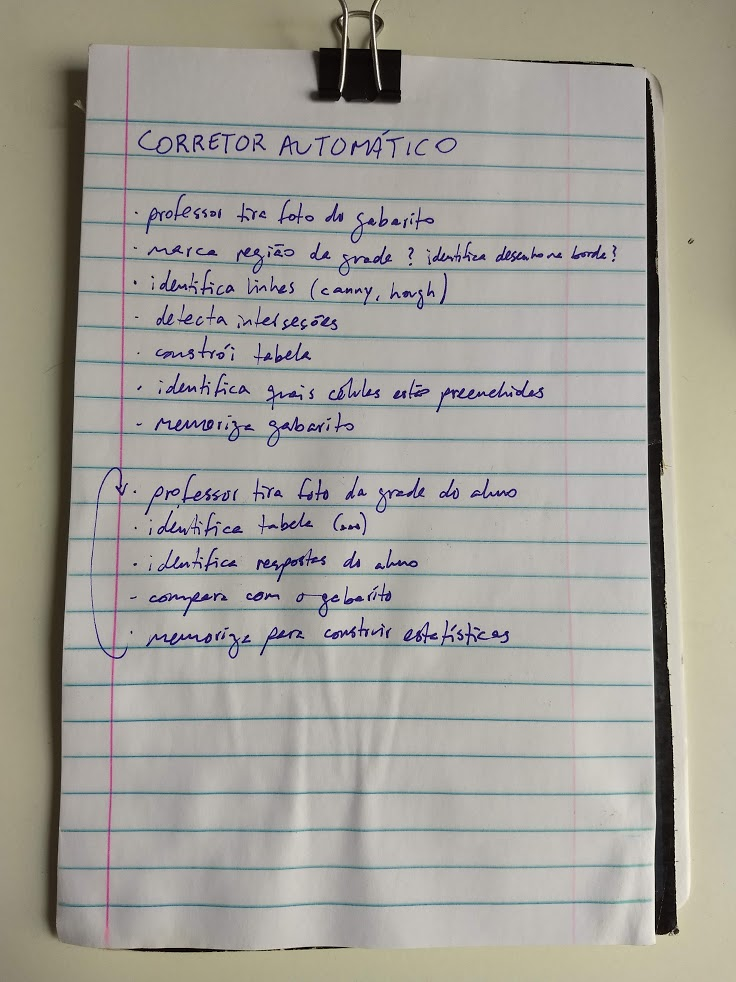
#> input picture imgs/teste.jpg, 736 x 982 px, given in place of teste.png, which was not available
$ python corretor_hough.py
#> lines starting #> are read from the running program, lines starting #| are printed output that depends on the picture; after the words box and inside, x2 and y2 are one past the last pixel; in counts of white or black regions, pixels touching at a corner belong together; pictures that were not available may be replaced by others from this repository, and a replacement may not be noted
import numpy as np
import cv2
import copy

def window_is_open(windowname):
	return True if cv2.getWindowProperty(windowname, cv2.WND_PROP_VISIBLE) >= 1 else False

def imshow(windowname, img, show=True):
	if show:
		cv2.namedWindow(windowname, flags=cv2.WINDOW_GUI_NORMAL)    # hides status, toolbar etc.
		cv2.resizeWindow(windowname, img.shape[1], img.shape[0])

		while window_is_open(windowname):
			cv2.imshow(windowname, img)
			if cv2.waitKey(20) == 27:
				break

		cv2.destroyAllWindows()

def clearLines(lines):
	newLines = []
	for line in lines:
		newLines.append(line[0])

	return newLines

''' GABARITO '''

gabOrig = cv2.imread('imgs/teste.png')
#> gabOrig is the input picture: shape (982, 736, 3); mean B, G, R 152.2, 159.6, 162
gabGrey = cv2.cvtColor(gabOrig, cv2.COLOR_BGR2GRAY)
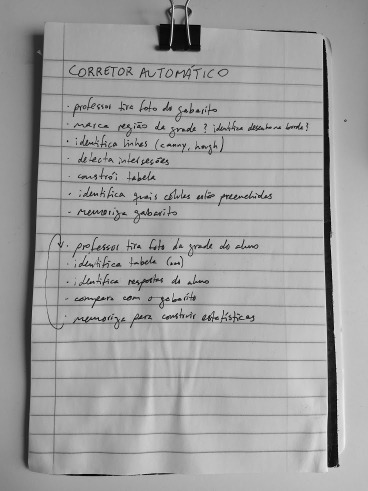
#> gabGrey: shape (982, 736) (shown at 1/2 size); min 0, max 254, mean 159.4
gabCanny = cv2.Canny(gabGrey, 100, 200)
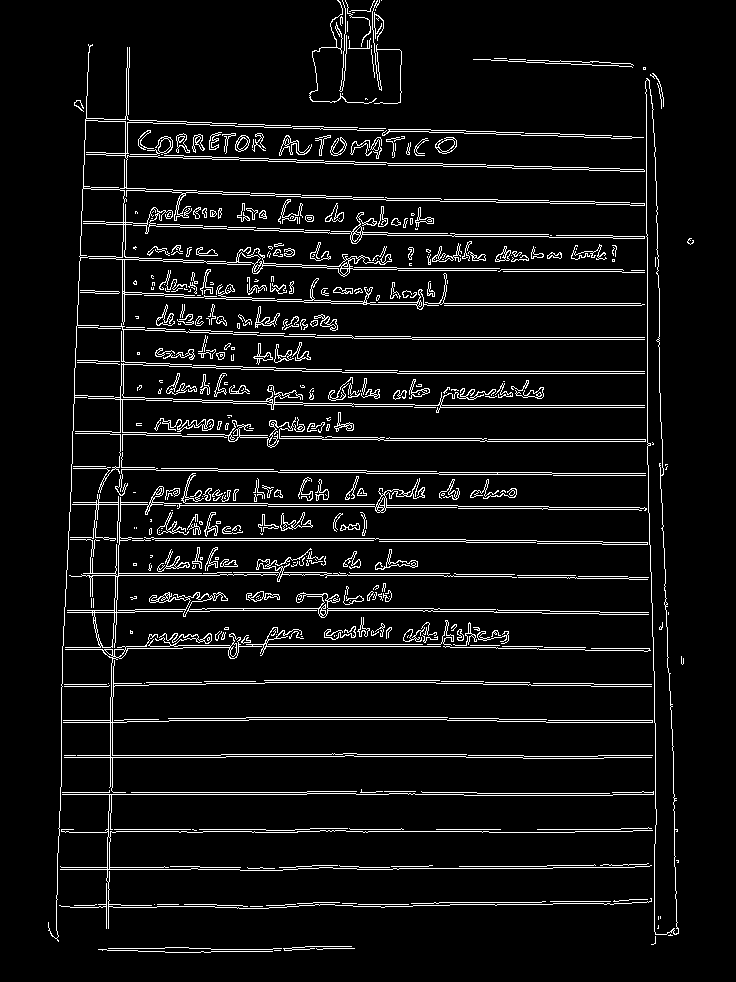
#> gabCanny: shape (982, 736); 6.5% white in thin lines or dots, all inside (x1, y1, x2, y2) = (48, 0, 694, 953)

imshow("canny", gabCanny)
#> (key Esc is pressed here)

lines = cv2.HoughLines(gabCanny, 1, np.pi/180, 150)
#> lines = 136 rows, first 8: [149, 1.61], [127, 0.0175], [829, 1.57], [794, 1.57], [831, 1.57], [129, 0.0175], [792, 1.57], [137, 0.0349]
lines = clearLines(lines)
#> the loop in clearLines, `for line in lines:` made 136 passes
#> after the loop in clearLines, `for line in lines:`: newLines = 136 pairs, first value -653 to 913, second value 0 to 3.12
#> lines has the same summary as newLines in clearLines

# lines[0] -> primeira linha
# lines[i][0] -> d
# lines[i][1] -> theta


horLines = []
verLines = []
for line in lines:
	if line[1] < np.pi/4 or line[1] > np.pi*3/4:
		verLines.append(line)
	else:
		horLines.append(line)
#> this loop made 136 passes
#> after the loop, horLines = 109 pairs, first value 115 to 913, second value 0.785 to 1.62; verLines = 27 pairs, first value -653 to 654, second value 0 to 3.12


# Mediana do angulo das linhas horizontais
angulos = []
for line in range(int(0.3*len(horLines))):
	angulos.append(horLines[line][1])
#> this loop made 32 passes
#> after the loop, angulos = 32 values, max 1.61 at index 0, min 1.55 at index 21, mean 1.58

angulos.sort()
mediana_hor = angulos[int( len(angulos)/2 )]
#> mediana_hor = 1.57

# Mediana do angulo das linhas verticais
angulos = []
for line in range(int(0.3*len(verLines))):
	angulos.append(verLines[line][1])
#> this loop made 8 passes
#> after the loop, angulos = [0.0175, 0.0175, 0.0349, 0.0349, 0.0349, 0, 3.12, 0.0175]

angulos.sort()
mediana_ver = angulos[int( len(angulos)/2 )]
#> mediana_ver = 0.0349

# Eliminação de duplicados: se as linhas se intersectam dentro da imagem, são duplicadas (ou uma delas é gerada por outliers)
altura, largura, _ = gabOrig.shape

		# HORIZONTAIS
horLinesAux = []
for linha1 in horLines:
	d1 = linha1[0]
	t1 = linha1[1]
	manter = True

	for linha2 in horLines:
		d2 = linha2[0]
		t2 = linha2[1]

		if t1 != t2: # Se nao forem paralelas
			A = np.asmatrix([[np.cos(t1), np.sin(t1)],[np.cos(t2), np.sin(t2)]])
			b = np.asmatrix([[d1],[d2]])
			coord = np.linalg.inv(A) * b
			coord.resize(2)

			if 0 <= coord[0] <= largura and 0 <= coord[1] <= altura: #Se intersecao esta dentro da imagem
				if abs(t1 - mediana_hor) > abs(t2 - mediana_hor):    #Se a linha estiver mais "longe" da mediana do que alguma outra linha,
					manter = False									 #eliminamos ela

	if manter:
		horLinesAux.append(linha1)
#> this loop made 109 passes
#> (d1, t1) on passes 1 to 8: (149, 1.61), (829, 1.57), (794, 1.57), (831, 1.57), (792, 1.57), (610, 1.57), (540, 1.57), (575, 1.57)
#> after the loop, horLinesAux = 46 pairs, first value 122 to 904, second value 1.57 to 1.59

horLines = horLinesAux
#> horLines has the same summary as horLinesAux


		# VERTICAIS
verLinesAux = []
for linha1 in verLines:
	d1 = linha1[0]
	t1 = linha1[1]
	manter = True

	for linha2 in verLines:
		d2 = linha2[0]
		t2 = linha2[1]

		if t1 != t2: # Se nao forem paralelas
			A = np.asmatrix([[np.cos(t1), np.sin(t1)],[np.cos(t2), np.sin(t2)]])
			b = np.asmatrix([[d1],[d2]])
			coord = np.linalg.inv(A) * b
			coord.resize(2)

			if 0 <= coord[0] <= largura and 0 <= coord[1] <= altura: #Se intersecao esta dentro da imagem
				if abs(t1 - mediana_ver) > abs(t2 - mediana_ver):    #Se a linha estiver mais "longe" da mediana do que alguma outra linha,
					manter = False									 #eliminamos ela

	if manter:
		verLinesAux.append(linha1)
#> this loop made 27 passes
#> (d1, t1) on passes 1 to 8: (127, 0.0175), (129, 0.0175), (137, 0.0349), (88, 0.0349), (135, 0.0349), (647, 0), (-642, 3.12), (125, 0.0175)
#> after the loop, verLinesAux = [[137, 0.0349], [88, 0.0349], [135, 0.0349], [647, 0], [131, 0.0349], [654, 0], [345, 0.0175]]

verLines = verLinesAux
#> verLines has the same summary as verLinesAux


verLines.sort(key = lambda line: abs(line[0]))
horLines.sort(key = lambda line: abs(line[0]))

# Eliminacao de linhas muito proximas
dist_min_etre_linhas = 25

	# Hor
horLinesManter = []
for i in range(len (horLines)):
	horLinesManter.append(True)
#> this loop made 46 passes
#> after the loop, horLinesManter = 46 items, first 6: True, True, True, True, True, True

for line1 in range(len(horLines)):
	if horLinesManter[line1]:	# Se a linha ja nao foi eliminada
		for line2 in range(line1+1, len(horLines)):
			if abs(horLines[line1][0] - horLines[line2][0]) < dist_min_etre_linhas:    # Se diferenca for menor que a dist_min,
				horLinesManter[line2] = False												#elimina a linha com menos votos
#> after the loop, horLinesManter = 46 items, first 6: True, False, True, False, True, False

removidos = 0
for i in range(len(horLinesManter)):
	if not horLinesManter[i]:   # Se false, isto eh, nao queremos manter a linha
		del(horLines[i-removidos]) #Retiramos a linha da lista
		removidos += 1
#> after the loop, removidos = 23

	# Vert
verLinesManter = []
for i in range(len (verLines)):
	verLinesManter.append(True)
#> this loop made 7 passes
#> after the loop, verLinesManter = [True, True, True, True, True, True, True]

for line1 in range(len(verLines)):
	if verLinesManter[line1]:	# Se a linha ja nao foi eliminada
		for line2 in range(line1+1, len(verLines)):
			if abs(verLines[line1][0] - verLines[line2][0]) < dist_min_etre_linhas:    # Se diferenca for menor que a dist_min,
				verLinesManter[line2] = False												#elimina a linha com menos votos
#> after the loop, verLinesManter = [True, True, False, False, True, True, False]

removidos = 0
for i in range(len(verLinesManter)):
	if not verLinesManter[i]:   # Se false, isto eh, nao queremos manter a linha
		del(verLines[i-removidos]) #Retiramos a linha da lista
		removidos += 1
#> after the loop, removidos = 3


# Eliminacao da primeira linha e primera coluna (para nao ler as questoes e as alternativas)
verLines.sort(key = lambda line: abs(line[0]))
horLines.sort(key = lambda line: abs(line[0]))
verLines = verLines[1:]
#> verLines = [[131, 0.0349], [345, 0.0175], [647, 0]]
horLines = horLines[1:]
#> horLines = 22 items, first 6: [156, 1.59], [191, 1.59], [225, 1.59], [256, 1.57], [303, 1.57], [337, 1.57]


# Identificacao da tabela (intersecoes entre linhas)
tabela = []

for linha in horLines:
	intersecoes = []
	d1 = linha[0]
	t1 = linha[1]
	for coluna in verLines:
		d2 = coluna[0]
		t2 = coluna[1]
		A = np.asmatrix([[np.cos(t1), np.sin(t1)],[np.cos(t2), np.sin(t2)]])
		b = np.asmatrix([[d1],[d2]])
		coord = np.linalg.inv(A) * b
		coord.resize(2)
		intersecoes.append(coord)
	tabela.append(intersecoes)
#> this loop made 22 passes
#> after the loop, tabela = 22 items

''' Print linhas '''
for line in verLines:
	d = line[0]
	theta = line[1]

	cos = np.cos(theta)
	sin = np.sin(theta)

	x0 = cos*d
	y0 = sin*d
	x1 = int(x0 + 10000*(-sin))
	y1 = int(y0 + 10000*(cos))
	x2 = int(x0 - 10000*(-sin))
	y2 = int(y0 - 10000*(cos))

	a = -np.tan((np.pi/2)-theta)
	b = y0 - a*x0

	cv2.line(gabOrig, (x1,y1), (x2,y2), (255,0,0), 2, cv2.LINE_AA)
#> this loop made 3 passes
#> (d, theta, cos, sin, x0, y0, x1, y1) on passes 1 to 3: (131, 0.0349, 0.999, 0.0349, 130.9, 4.57, -218, 9998), (345, 0.0175, 1, 0.0175, 344.9, 6.02, 170, 10004), (647, 0, 1, 0, 647, 0, 647, 10000)
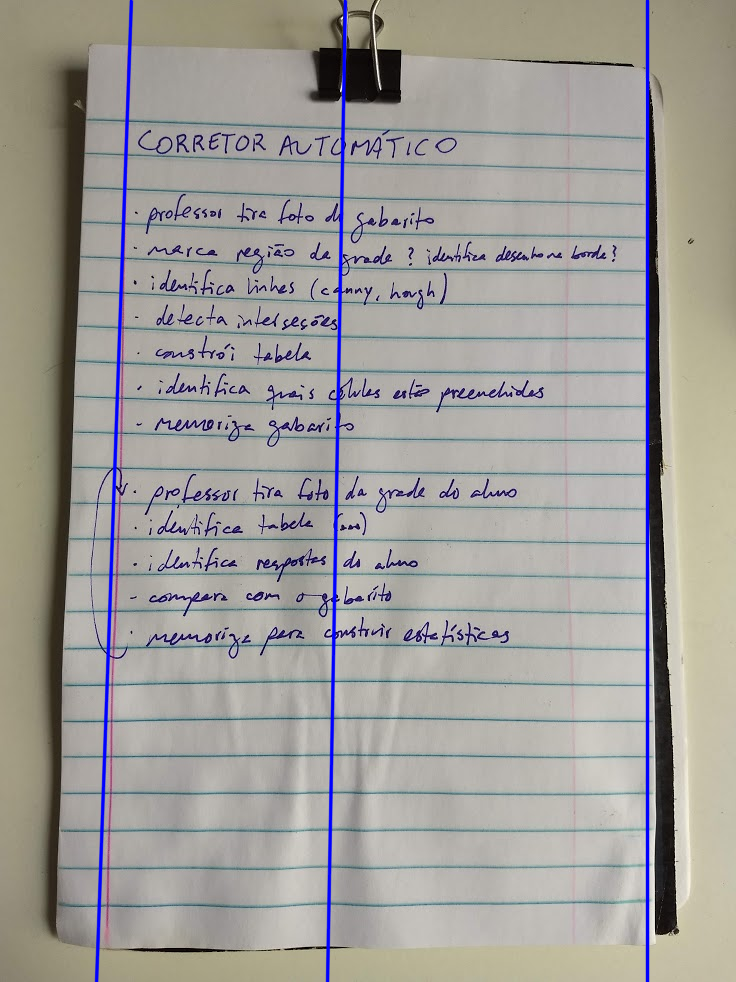
#> gabOrig: shape (982, 736, 3); 2.04% of pixels changed, all inside (x1, y1, x2, y2) = (94, 0, 650, 982)

for line in horLines:
	d = line[0]
	theta = line[1]

	cos = np.cos(theta)
	sin = np.sin(theta)

	x0 = cos*d
	y0 = sin*d
	x1 = int(x0 + 10000*(-sin))
	y1 = int(y0 + 10000*(cos))
	x2 = int(x0 - 10000*(-sin))
	y2 = int(y0 - 10000*(cos))

	a = -np.tan((np.pi/2)-theta)
	b = y0 - a*x0

	cv2.line(gabOrig, (x1,y1), (x2,y2), (255,0,0), 2, cv2.LINE_AA)
#> this loop made 22 passes
#> (d, theta, cos, x0, y0, x1, y1, x2) on passes 1 to 7: (156, 1.59, -0.0175, -2.72, 156, -10001, -18, 9995), (191, 1.59, -0.0175, -3.33, 191, -10001, 16, 9995), (225, 1.59, -0.0175, -3.93, 225, -10002, 50, 9994), (256, 1.57, -4.37e-08, -1.12e-05, 256, -10000, 255, 9999), (303, 1.57, -4.37e-08, -1.32e-05, 303, -10000, 302, 9999), (337, 1.57, -4.37e-08, -1.47e-05, 337, -10000, 336, 9999), (371, 1.57, -4.37e-08, -1.62e-05, 371, -10000, 370, 9999)
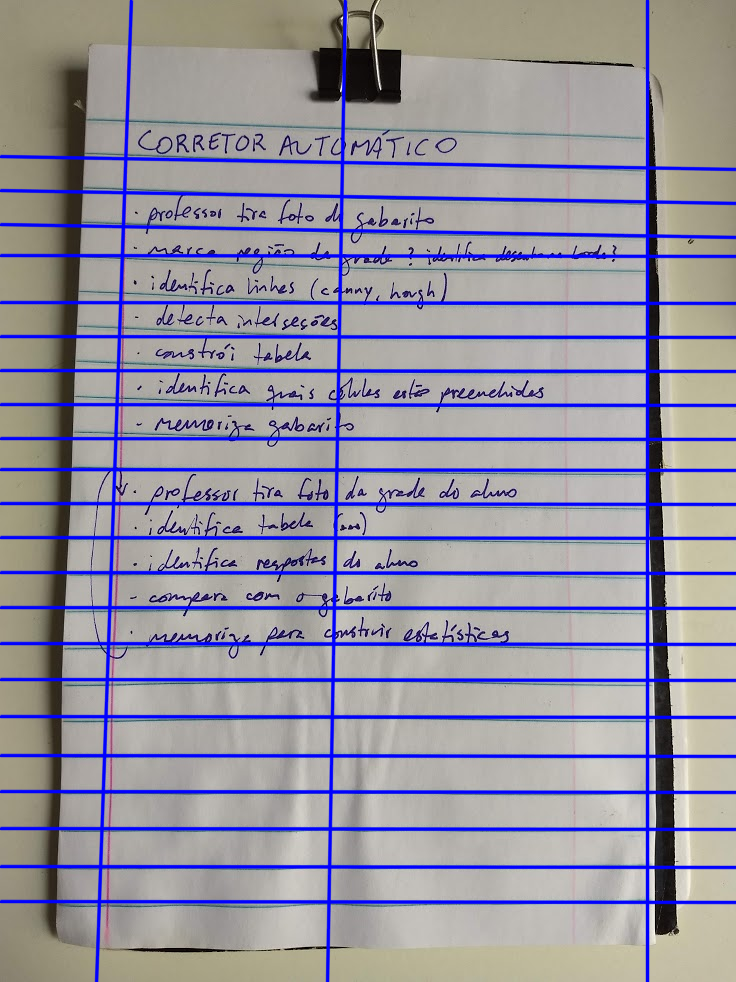
#> gabOrig: shape (982, 736, 3); 11.09% of pixels changed, all inside (x1, y1, x2, y2) = (0, 154, 736, 905)

imshow("img", gabOrig)
#> (key Enter is pressed here)


# Monta o gabarito
gabarito = []
for coluna in range(len(verLines)-1):
	resposta = -1
	qtd_resposta = 0

	for linha in range(len(horLines)-1):
		coord_sup_esq = tabela[linha][coluna]
		coord_inf_dir = tabela[linha+1][coluna+1]
		sum = 0

		#Percorre os pixels da celula
		for i in range(int(coord_sup_esq[1]), int(coord_inf_dir[1])):
			for j in range(int(coord_sup_esq[0]), int(coord_inf_dir[0])):
				if(gabCanny[i][j] == 255):
					sum += 1

		if sum > qtd_resposta:
			qtd_resposta = sum
			resposta = linha

	gabarito.append(resposta)
#> this loop made 2 passes

''' Print do gabarito '''
print(gabarito)
#| [3, 3]

$ run again, with imgs/bolinhas.jpg copied over imgs/teste.jpg
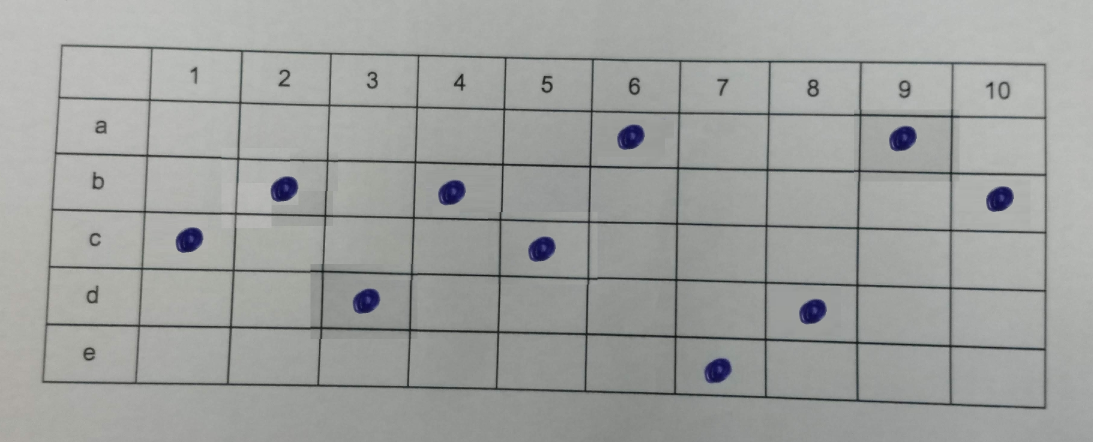
#> input picture imgs/bolinhas.jpg, 2185 x 884 px, given in place of teste.png, which was not available (shown at 1/2 size)
#> gabOrig is the input picture: shape (884, 2185, 3); mean B, G, R 157.6, 159.8, 158
#> `gabCanny = cv2.Canny(gabGrey, 100, 200)`:
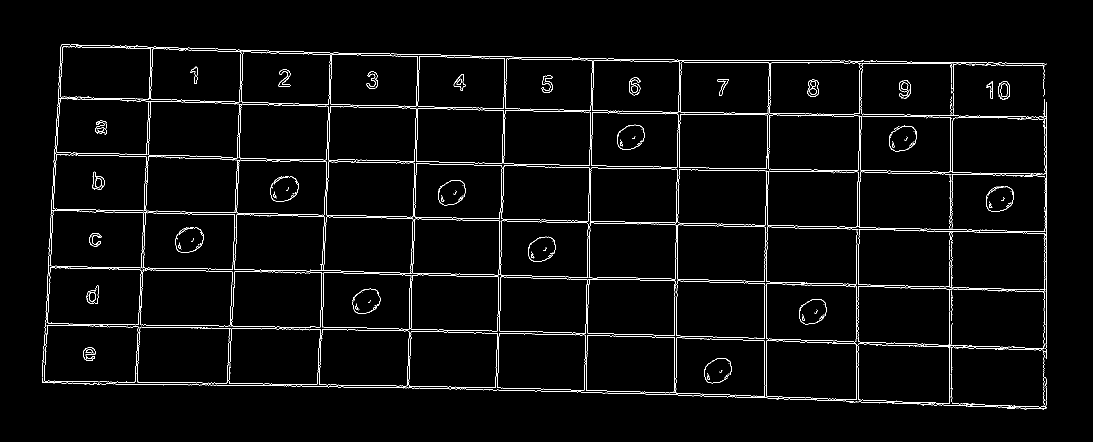
#> gabCanny: shape (884, 2185) (shown at 1/2 size); 2.5% white in thin lines or dots, all inside (x1, y1, x2, y2) = (84, 88, 2094, 820)
#> `lines = cv2.HoughLines(gabCanny, 1, np.pi/180, 150)`: lines = 132 rows, first 8: [311, 1.59], [96, 1.59], [534, 1.59], [627, 1.61], [648, 1.59], [644, 1.59], [623, 1.61], [200, 1.59]
#> the loop in clearLines, `for line in lines:` made 132 passes
#> after the loop in clearLines, `for line in lines:`: newLines = 132 pairs, first value -2083 to 2098, second value 0 to 3.12
#> `lines = clearLines(lines)`: lines has the same summary as newLines in clearLines
#> the loop `for line in lines:` made 132 passes
#> after the loop `for line in lines:`: horLines = 83 pairs, first value 78 to 774, second value 1.57 to 1.62; verLines = 49 pairs, first value -2083 to 2098, second value 0 to 3.12
#> the loop `for line in range(int(0.3*len(horLines))):` made 24 passes
#> after the loop `for line in range(int(0.3*len(horLines))):`: angulos = [1.59, 1.59, 1.59, 1.61, 1.59, 1.59, 1.61, 1.59, 1.59, 1.59, 1.61, 1.59, 1.59, 1.59, 1.61, 1.59, 1.59, 1.57, 1.59, 1.59, 1.59, 1.57, 1.59, 1.61]
#> mediana_hor = 1.59
#> the loop `for line in range(int(0.3*len(verLines))):` made 14 passes
#> after the loop `for line in range(int(0.3*len(verLines))):`: angulos = [0, 0.0175, 0.0175, 0.0175, 0.0349, 0.0524, 0.0349, 0.0175, 0.0349, 0.0175, 0.0349, 0, 0, 0.0524]
#> mediana_ver = 0.0175
#> the loop `for linha1 in horLines:` made 83 passes
#> after the loop `for linha1 in horLines:`: horLinesAux = 23 items, first 6: [311, 1.59], [96, 1.59], [534, 1.59], [648, 1.59], [644, 1.59], [200, 1.59]
#> `horLines = horLinesAux`: horLines has the same summary as horLinesAux
#> the loop `for linha1 in verLines:` made 49 passes
#> (d1, t1) on passes 1 to 8: (2093, 0), (1360, 0.0175), (1542, 0.0175), (1364, 0.0175), (840, 0.0349), (128, 0.0524), (843, 0.0349), (1010, 0.0175)
#> after the loop `for linha1 in verLines:`: verLinesAux = 19 items, first 6: [1360, 0.0175], [1542, 0.0175], [1364, 0.0175], [128, 0.0524], [1010, 0.0175], [663, 0.0349]
#> `verLines = verLinesAux`: verLines has the same summary as verLinesAux
#> the loop `for i in range(len (horLines)):` made 23 passes
#> after the loop `for i in range(len (horLines)):`: horLinesManter = [True, True, True, True, True, True, True, True, True, True, True, True, True, True, True, True, True, True, True, True, True, True, True]
#> the loop `for line1 in range(len(horLines)):` made 23 passes
#> after the loop `for line1 in range(len(horLines)):`: horLinesManter = [True, False, False, False, True, False, True, False, False, True, False, False, False, True, False, False, False, True, False, False, False, True, False]
#> the loop `for i in range(len(horLinesManter)):` made 23 passes
#> after the loop `for i in range(len(horLinesManter)):`: removidos = 16
#> the loop `for i in range(len (verLines)):` made 19 passes
#> after the loop `for i in range(len (verLines)):`: verLinesManter = [True, True, True, True, True, True, True, True, True, True, True, True, True, True, True, True, True, True, True]
#> the loop `for line1 in range(len(verLines)):` made 19 passes
#> after the loop `for line1 in range(len(verLines)):`: verLinesManter = [True, False, True, False, True, True, False, True, False, True, True, True, False, True, False, True, False, True, True]
#> the loop `for i in range(len(verLinesManter)):` made 19 passes
#> after the loop `for i in range(len(verLinesManter)):`: removidos = 7
#> `verLines = verLines[1:]`: verLines = [[302, 0.0349], [480, 0.0175], [663, 0.0349], [833, 0.0175], [1010, 0.0175], [1186, 0.0175], [1360, 0.0175], [1539, 0.0175], [1722, 0.0175], [1910, 0.0175], [2098, 0.0175]]
#> `horLines = horLines[1:]`: horLines = [[198, 1.59], [308, 1.59], [417, 1.59], [530, 1.59], [644, 1.59], [758, 1.59]]
#> the loop `for linha in horLines:` made 6 passes
#> (linha, d1) on passes 1 to 6: ([198, 1.59], 198), ([308, 1.59], 308), ([417, 1.59], 417), ([530, 1.59], 530), ([644, 1.59], 644), ([758, 1.59], 758)
#> after the loop `for linha in horLines:`: tabela = 6 items
#> the loop `for line in verLines:` made 11 passes
#> (d, theta, cos, sin, x0, y0, x1, y1) on passes 1 to 8: (302, 0.0349, 0.999, 0.0349, 301.8, 10.54, -47, 10004), (480, 0.0175, 1, 0.0175, 479.9, 8.38, 305, 10006), (663, 0.0349, 0.999, 0.0349, 662.6, 23.14, 313, 10017), (833, 0.0175, 1, 0.0175, 832.9, 14.54, 658, 10013), (1010, 0.0175, 1, 0.0175, 1009.8, 17.63, 835, 10016), (1186, 0.0175, 1, 0.0175, 1185.8, 20.7, 1011, 10019), (1360, 0.0175, 1, 0.0175, 1359.8, 23.74, 1185, 10022), (1539, 0.0175, 1, 0.0175, 1538.8, 26.86, 1364, 10025)
#> the loop `for line in horLines:` made 6 passes
#> (line, d, x0, y0, x1, y1, x2, y2) on passes 1 to 6: ([198, 1.59], 198, -3.46, 198, -10001, 23, 9995, 372), ([308, 1.59], 308, -5.38, 308, -10003, 133, 9993, 482), ([417, 1.59], 417, -7.28, 416.9, -10005, 242, 9991, 591), ([530, 1.59], 530, -9.25, 529.9, -10007, 355, 9989, 704), ([644, 1.59], 644, -11.24, 643.9, -10009, 469, 9987, 818), ([758, 1.59], 758, -13.23, 757.9, -10011, 583, 9985, 932)
#> after the loop `for line in horLines:`:
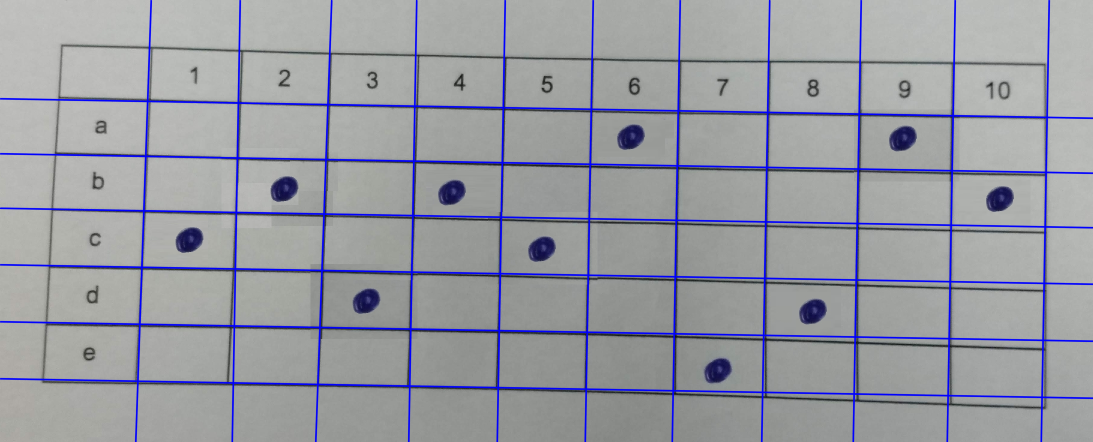
#> gabOrig: shape (884, 2185, 3) (shown at 1/2 size); mean B, G, R 162.5, 154.5, 152.7
#> the loop `for coluna in range(len(verLines)-1):` made 10 passes
#> after the loop `for coluna in range(len(verLines)-1):`: gabarito = [2, 1, 3, 1, 2, 0, 4, 3, 0, 1]
#| [2, 1, 3, 1, 2, 0, 4, 3, 0, 1]
